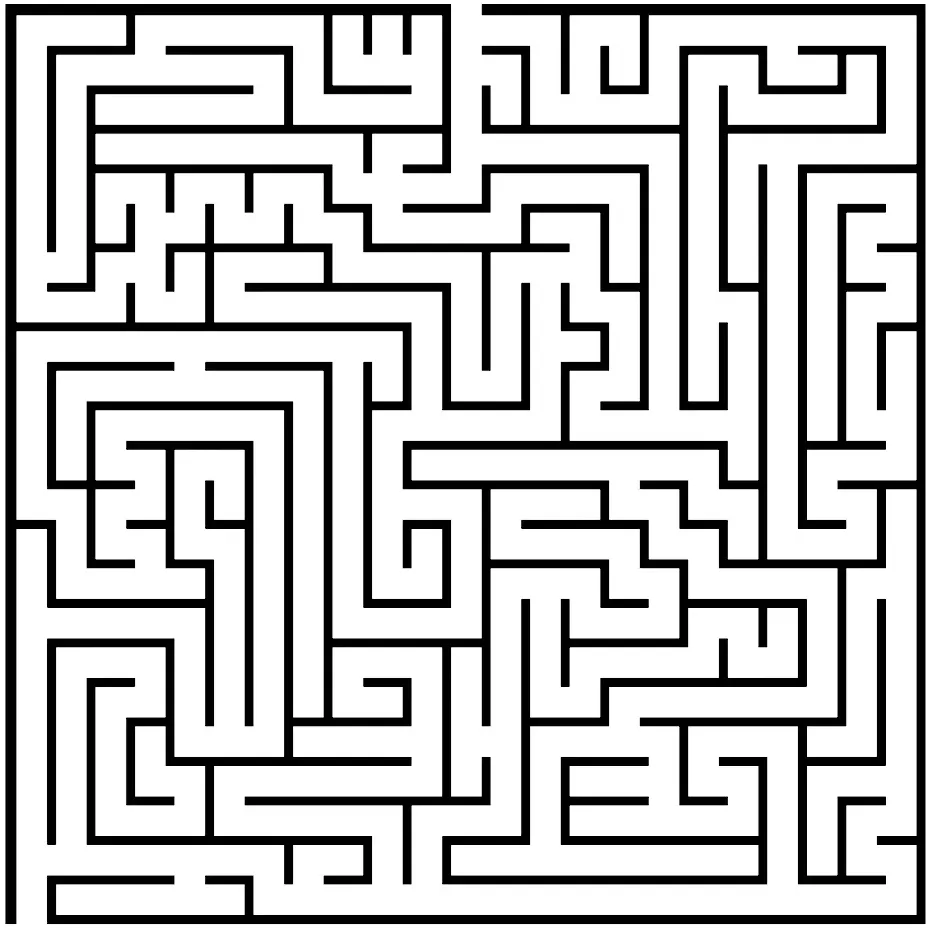
#> input picture images/labirinto.webp, 930 x 930 px
$ python -i process_image.py   (imports and definitions only)
#> lines starting #> are read from the running program, lines starting #| are printed output that depends on the picture; after the words box and inside, x2 and y2 are one past the last pixel; in counts of white or black regions, pixels touching at a corner belong together
import cv2
import matplotlib.pyplot as plt
import numpy as np

def to_binary_matrix(image_path, fator_reducao = 10, invert_color_path = True):
    # Carregar a imagem
#> called with image_path = 'images/labirinto.webp', fator_reducao = 10, invert_color_path = True
    imagem = cv2.imread(image_path)
#> imagem is the input picture: shape (930, 930, 3); mean B, G, R 194.7, 194.7, 194.7

    # Converter para escala de cinza
    imagem_cinza = cv2.cvtColor(imagem, cv2.COLOR_BGR2GRAY)

    # Aplicar binarização (thresholding)
    type = cv2.THRESH_BINARY_INV if invert_color_path else cv2.THRESH_BINARY
    _, imagem_binaria = cv2.threshold(imagem_cinza, 127, 255, type)
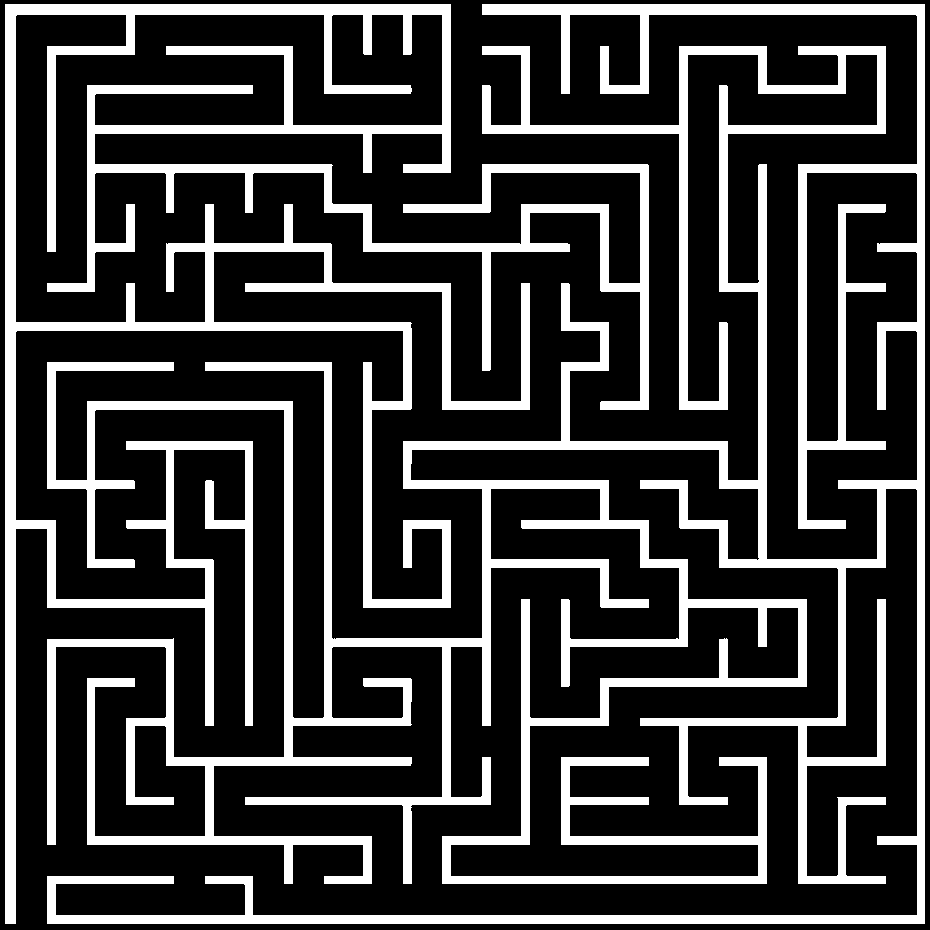
#> imagem_binaria: shape (930, 930); 23.5% white; 2 white regions, box (x1, y1, x2, y2) and area: (47, 4, 925, 924) 131408, (5, 4, 649, 924) 71646

    # Converter a imagem binária para uma matriz binária
    matriz_binaria = imagem_binaria // 255

    matriz_reduzida = cv2.resize(matriz_binaria, (matriz_binaria.shape[1] // fator_reducao, matriz_binaria.shape[0] // fator_reducao), interpolation=cv2.INTER_AREA)
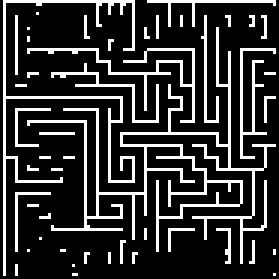
#> matriz_reduzida: shape (93, 93) (shown 3 times larger); values 0 (black) and 1 (white), 19.1% white in thin lines or dots

    return 1 - matriz_reduzida # Inverter os valores para que 0 represente caminho e 1 represente parede
#> returned value: shape (93, 93); values 0 (black) and 1 (white), 80.9% white; black in thin lines or dots

def show_binary_matrix(matriz_binaria):
    # Visualizar a matriz binária
    plt.imshow(matriz_binaria, cmap='gray')  # 'gray' mapeia os valores 0 para preto e 1 para branco
    plt.title('Visualização do Labirinto')
    plt.axis('off')  # Desativa os eixos para uma visualização mais limpa
    plt.show()


    # Definir a função para cortar o espaço em branco ao redor da imagem
def cortar_espacos_brancos(matriz):
    # Encontrar as linhas onde o primeiro e o último caminho ocorrem
    linhas_com_caminho = np.where(matriz == 0)[0]
    primeira_linha, ultima_linha = linhas_com_caminho[0], linhas_com_caminho[-1]

    # Encontrar as colunas onde o primeiro e o último caminho ocorrem
    colunas_com_caminho = np.where(matriz == 0)[1]
    primeira_coluna, ultima_coluna = colunas_com_caminho[0], colunas_com_caminho[-1]

    # Cortar a matriz para remover o espaço em branco
    matriz_cortada = matriz[primeira_linha:ultima_linha+1, primeira_coluna:ultima_coluna+1]

    return matriz_cortada

>>> result = to_binary_matrix('images/labirinto.webp')
